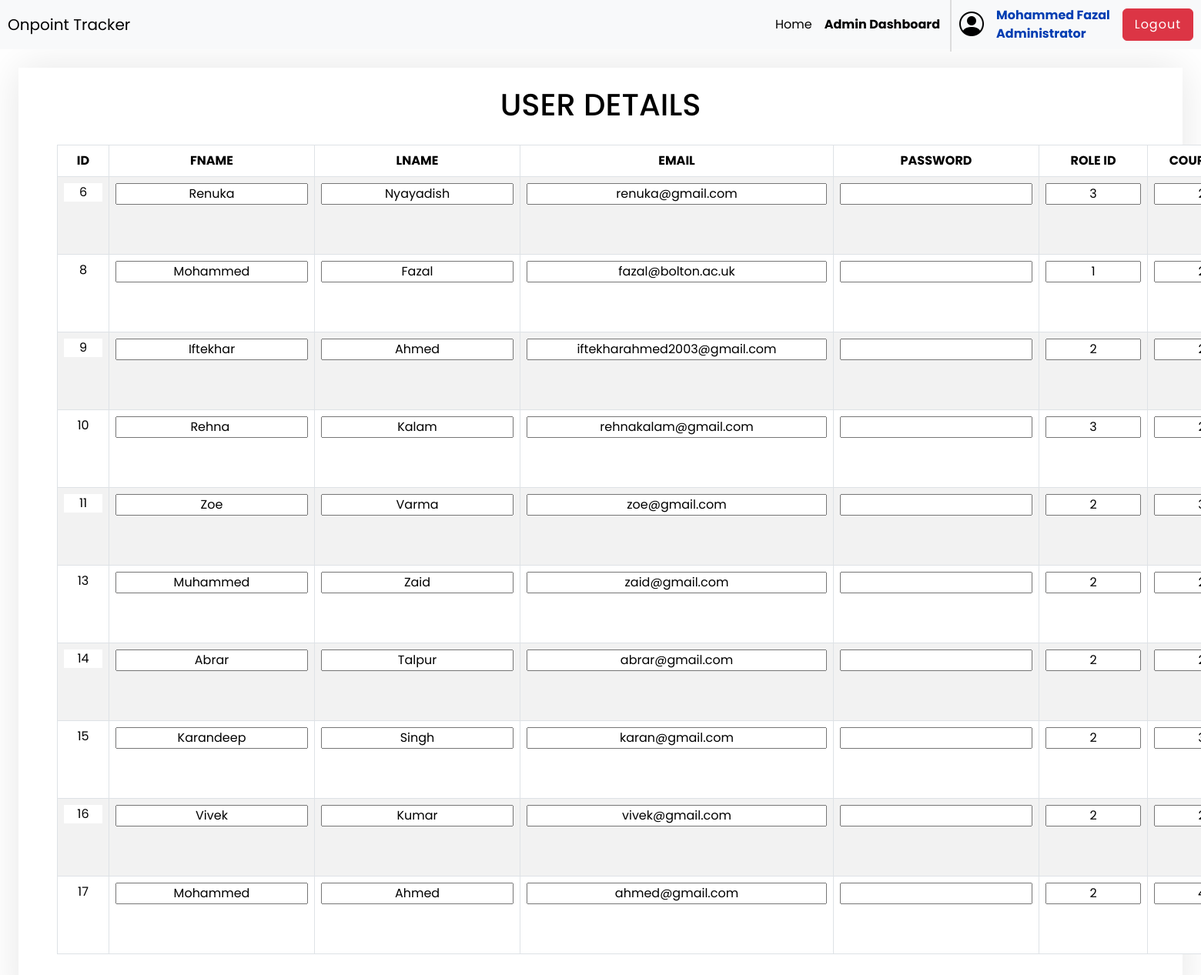
The app's page /pages/admin_manage_users.php (signed in) with its own data.
### tables this page shows
CREATE TABLE `user` (
  `user_id` int(11) NOT NULL,
  `user_fname` varchar(50) NOT NULL,
  `user_lname` varchar(50) NOT NULL,
  `user_email` varchar(50) NOT NULL,
  `user_password` varchar(50) NOT NULL,
  `user_role_id` int(11) NOT NULL,
  `user_course_id` int(11) DEFAULT NULL
);

### pages/admin_manage_users.php (the view, shortened to what this page needs)
<!DOCTYPE html>
<html lang="en">
<head>
    <?php
    require_once("../inc/head.php");
    ?>
</head>
<body>
    <?php
    require_once("../inc/nav.php");
    ?>
    <?php
    if (isset($_SESSION["logged_in"]) && $_SESSION["logged_in"]) {
        if ($_SESSION["role_name"] == "Administrator") {
    ?>
            <div class="order-form m-4">
                <div class="container pt-4">
                    <div class="row">
                        <div class="col-12 px-4">
                            <h1 style="text-align: center;">USER DETAILS</h1>
                        </div>
                        <div>
                            <div>
                                <div>
                                    <table class="table table-striped table-hover table-bordered">
                                        <thead>
                                            <tr>
                                                <th scope="col">ID</th>
                                                <th scope="col">FNAME</th>
                                                <th scope="col">LNAME</th>
                                                <th scope="col">EMAIL</th>
                                                <th scope="col">PASSWORD</th>
                                                <th scope="col">ROLE ID</th>
                                                <th scope="col">COURSE ID</th>
                                            </tr>
                                        </thead>
                                        <tbody>
                                            <?php
                                            require("../inc/connection.php");
                                            $qry = "Select * from user";
                                            $result = mysqli_query($conn, $qry);
                                            $final = mysqli_num_rows($result);
                                            if ($final > 0) {
                                                while ($row = mysqli_fetch_array($result)) {
                                                    $id = $row['user_id'];
                                                    $fname = $row['user_fname'];
                                                    $lname = $row['user_lname'];
                                                    $email = $row['user_email'];
                                                    $role_id = $row['user_role_id'];
                                                    $course_id = $row['user_course_id'];
                                                    echo "<tr>
                                <form method='post' action='update_user.php'>
                                <td><input type='text' name='id' value='$id' size='1' style='text-align: center; border: none;' readonly</td>
                                <td><input type='text' name='fname' value='$fname' size='15' style='text-align: center;'>  </td>
                                <td><input type='text' name='lname' value='$lname' size='15' style='text-align: center;'>  </td>
                                <td><input type='text' name='email' value='$email' size='25' style='text-align: center;'>  </td>
                                <td><input type='text' name='password' size='15' style='text-align: center;'>  </td>
                                <td><input type='text' name='role_id' value='$role_id' size='6' style='text-align: center;'>  </td>
                                <td><input type='text' name='course_id' value='$course_id' size='6' style='text-align: center;'>  </td>
                                <td><input type='submit' name='update'  class='btn btn-primary' value='Update'> <input type='submit' name='delete' class='btn btn-danger' value='Delete'>   </td>
                                </form>
                                </tr>";
                                                }
                                            } else {
                                                echo "<script> The table is empty </script>";
                                            }
                                            ?>
                                        </tbody>
                                    </table>
                                </div>
                            </div>
                        </div>
                    </div>
                </div>
            </div>
    <?php
        } else {
            header("Location:index.php");
        }
    } else {
        header("Location:index.php");
    }
    ?>
</body>
</html>

### inc/head.php (style rules this page uses)
* { margin: 0; padding: 0; box-sizing: border-box; font-family: "Poppins", sans-serif; }

### pages/admin_manage_users.php (style rules this page uses)
.container { color: black; padding: 50px 50px 50px 50px; box-shadow: 0 0 50px 0 rgba(0, 0, 0, .1); max-width: fit-content; text-align: center; height: auto; margin: 0 auto; }
body { color: white; }
table { width: 100%; border-collapse: collapse; margin-top: 20px; }
td, th { text-align: center; }
td, th { padding: 12px; }

### records on screen
user: id "6", fname "Renuka", lname "Nyayadish", email "renuka@gmail.com", role_id "3", course_id "2"
user: id "8", fname "Mohammed", lname "Fazal", email "fazal@bolton.ac.uk", role_id "1", course_id "2"
user: id "9", fname "Iftekhar", lname "Ahmed", email "iftekharahmed2003@gmail.com", role_id "2", course_id "2"
user: id "10", fname "Rehna", lname "Kalam", email "rehnakalam@gmail.com", role_id "3", course_id "2"
user: id "11", fname "Zoe", lname "Varma", email "zoe@gmail.com", role_id "2", course_id "3"
user: id "13", fname "Muhammed", lname "Zaid", email "zaid@gmail.com", role_id "2", course_id "2"
user: id "14", fname "Abrar", lname "Talpur", email "abrar@gmail.com", role_id "2", course_id "2"
user: id "15", fname "Karandeep", lname "Singh", email "karan@gmail.com", role_id "2", course_id "3"
user: id "16", fname "Vivek", lname "Kumar", email "vivek@gmail.com", role_id "2", course_id "2"
user: id "17", fname "Mohammed", lname "Ahmed", email "ahmed@gmail.com", role_id "2", course_id "4"

### other values on screen
$_SESSION['first_name'] "Mohammed"
$_SESSION['last_name'] "Fazal"
$_SESSION['role_name'] "Administrator"
